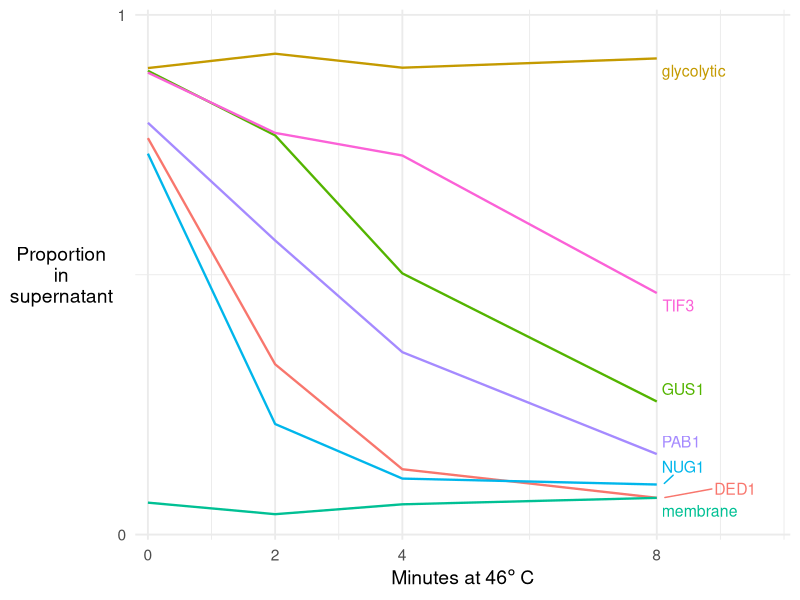

Write R code to recreate this figure.
## ---- chunk 1
# install.packages(c("shiny","data.table","ggplot2","devtools"))
# devtools::install_github("aoles/shinyURL")
# query strings:
# psup_shiny/?ids=PGK1,OLA1,PMA1&idType=gene&interval=F&plotType=time
# psup_shiny/?ids=YER165W&idType=orf&interval=T&plotType=time

# To publish:
# runGitHub( "psup_shiny", "dad")
# and Publish

#library(shiny)
library(ggplot2)
library(ggrepel)
library(tidyverse)
#library(shinyURL)
## ---- chunk 2
ps_dt = read_tsv("./scer_aggregation_psup_long.txt", comment='#')

theme_set(theme_minimal(base_size=14) %+replace% theme(legend.position="none"))
## ---- chunk 3

splitstring = function(s) {
  # Take string formatted as "ribosomal=RPS1, RPS2; glycolytic=GLK1,TDH3" and split into a
  # list(ribosomal=('RPS1','RPS2'), glycolytic=c('GLK1','TDH3'))
  # e.g. ribosomal=RPL32,RPL4A,RPL19A,RPS9B,RPL21A,RPS29B,RPL31A,RPL35A,RPL4B; glycolytic=GLK1,TDH3; agg=ded1, pab1; pma1; pgk1
  classes = str_split(s,';')[[1]]
  
  x = sapply(classes, function(ss) {
    res = str_split(ss,'=')[[1]]
    if (length(res)==2){
      label=gsub("[[:space:]]",'',res[1])
      genenames = res[2]
    } else {
      # No label; use gene as label
      trimname = gsub("[[:space:]]",'',res[1])
      label=toupper(trimname)
      genenames = trimname
    }
    genes=toupper(gsub("[[:space:]]", "", str_split(genenames,',')[[1]]))
    g = list(g=genes)
    names(g)[1] = label
    g
  }, USE.NAMES = F)
  x
}

scale_y_pSup = function(name=NULL) {
    list(scale_y_continuous(name,expand=c(0.01,0),limits=c(0,1),
                       #breaks=seq(0,1,.25),labels=c("0","","0.5","","1"))
                       breaks=c(0,1)),
         theme(axis.title.y=element_text(angle=0, vjust=0.5)))
}

scale_time = function(name=expression("Minutes at "*46*degree~C*""),
                       text=TRUE) {
    if (text) {
        mylim=c(0,9.9)
    } else {
        mylim=c(0,8)
    }
    scale_x_continuous(name,expand=c(0.01,0.1),limits=mylim,
                       breaks=c(0,2,4,8))
}

plotmygenes = function(mygenes,data=ps_dt,
                        tempexps=c("30C.rep2","37C.8min","42C.8min","46C.8min"),
                        temps=c(30,37,42,46), tempbreaks=temps,
                        timeexps=c("30C.rep1","46C.2min","46C.4min","46C.8min"),
                        times=c(0,2,4,8), 
                        errorbars=FALSE,linewidth=0.8,
                        idType=c("gene","orf")) {
    names(temps) = tempexps
    names(times) = timeexps
    
    if(idType=="gene") {
        ps_dt_temp = ps_dt |> filter(gene %in% mygenes & experiment %in% tempexps)
        ps_dt_time = ps_dt |> filter(gene %in% mygenes & experiment %in% timeexps)
    } else if(idType=="orf") {
        ps_dt_temp = ps_dt |> filter(orf %in% mygenes & experiment %in% tempexps)
        ps_dt_time = ps_dt |> filter(orf %in% mygenes & experiment %in% timeexps)
    } else {
        stop("idType must be gene or orf")
    }
    ps_dt_temp$temp = temps[ps_dt_temp$experiment ]
    plot_temp = ggplot(data=ps_dt_temp,
                        aes(x=.data[["temp"]],y=.data[["psup"]],ymin=.data[["psup.lo"]],ymax=.data[["psup.hi"]],
                                   colour=idType,label=idType)) +
        geom_line(linewidth=linewidth) + 
        geom_text_repel(size=4,data=ps_dt_temp |> filter(temp==max(temps)),
                  aes(x=max(temp)+0.5,y=psup), xlim=c(46,52)) +
        coord_cartesian(xlim=c(30,52)) +
#        scale_x_continuous(expression("Temperature "*(degree*C)*" of 8 min. treatment"),
        scale_x_continuous("Temperature (\u00b0C) of 8 min. treatment",
            breaks=tempbreaks,labels=tempbreaks, expand=c(0,0)) +
        scale_y_pSup("Proportion\nin\nsupernatant")
    
    ps_dt_time$time = times[ps_dt_time$experiment ]
    
    plot_time = ggplot(data=ps_dt_time,
                        aes_string(x="time",y="psup",ymin="psup.lo",ymax="psup.hi",
                                   colour=idType,label=idType)) +
        geom_line(size=linewidth) +
        geom_text_repel(size=4,data=subset(ps_dt_time,time==max(times)),
                  aes(x=max(time)+0.1,y=psup), xlim=c(8,12)) +
        scale_y_pSup("Proportion\nin\nsupernatant") + scale_time()
    
    if (errorbars) {
        plot_temp = plot_temp + geom_pointrange()
        plot_time = plot_time + geom_pointrange()
    }
    
    return(list(plot_time=plot_time,plot_temp=plot_temp))

}

plotgenes_categories = function(gene_cat_list,data=ps_dt,
                        tempexps=c("30C.rep2","37C.8min","42C.8min","46C.8min"),
                        temps=c(30,37,42,46), tempbreaks=temps,
                        timeexps=c("30C.rep1","46C.2min","46C.4min","46C.8min"),
                        times=c(0,2,4,8), 
                        errorbars=FALSE,linewidth=0.8,
                        idType=c("gene","orf")) {
    names(temps) = tempexps
    names(times) = timeexps
    
    if (!is_list(gene_cat_list)) {
      gene_cat_list = list("<unnamed>"=gene_cat_list)
    }

    ps_dt_temp_all = bind_rows(lapply(names(gene_cat_list), function(cat) {
        mygenes = gene_cat_list[[cat]]
        ps_dt |> filter(.data[[idType]] %in% mygenes & experiment %in% tempexps) |> mutate(category=cat)
     }))
    
    ps_dt_time_all = bind_rows(lapply(names(gene_cat_list), function(cat) {
        mygenes = gene_cat_list[[cat]]
        ps_dt |> filter(.data[[idType]] %in% mygenes & experiment %in% timeexps) |> mutate(category=cat)
     }))
    
    # Summarize by category
    ps_dt_temp = ps_dt_temp_all |> group_by(experiment, category) |> summarise(sd=sd(psup,na.rm=T), se=sd/sqrt(n()), psup=mean(psup), psup.lo=psup-sd, psup.hi=psup+sd, category=first(category))
    ps_dt_time = ps_dt_time_all |> group_by(experiment, category) |> summarise(sd=sd(psup,na.rm=T), se=sd/sqrt(n()), psup=mean(psup), psup.lo=psup-sd, psup.hi=psup+sd, category=first(category))
    
    ps_dt_temp$temp = temps[ps_dt_temp$experiment ]
    plot_temp = ggplot(data=ps_dt_temp,
                        aes(x=.data[["temp"]],y=.data[["psup"]],ymin=.data[["psup.lo"]],ymax=.data[["psup.hi"]],
                                   colour=category,label=category)) +
        geom_line(linewidth=linewidth) + 
        geom_text_repel(size=4,data=ps_dt_temp |> filter(temp==max(temps)),
                  aes(x=max(temps)+0.5,y=psup), xlim=c(46,52)) +
        coord_cartesian(xlim=c(30,52)) +
#        scale_x_continuous(expression("Temperature "*(degree*C)*" of 8 min. treatment"),
        scale_x_continuous("Temperature (\u00b0C) of 8 min. treatment",
            breaks=tempbreaks,labels=tempbreaks, expand=c(0,0)) +
        scale_y_pSup("Proportion\nin\nsupernatant")
    
    ps_dt_time$time = times[ps_dt_time$experiment ]
    
    plot_time = ggplot(data=ps_dt_time,
                        aes(x=.data[["time"]],y=.data[["psup"]],ymin=.data[["psup.lo"]],ymax=.data[["psup.hi"]],
                                   colour=category,label=category)) +
        geom_line(size=linewidth) +
        geom_text_repel(size=4,data=subset(ps_dt_time,time==max(times)),
                  aes(x=max(times)+0.1,y=psup), xlim=c(8,12)) +
        scale_y_pSup("Proportion\nin\nsupernatant") + scale_time()
    
    if (errorbars) {
        plot_temp = plot_temp + geom_pointrange()
        plot_time = plot_time + geom_pointrange()
    }
    
    return(list(plot_time=plot_time,plot_temp=plot_temp))

}
## ---- chunk 4
plot_from_input = function(s, errorbars, idType) {
  if (grepl('=',s,fixed=TRUE)) { 
    # This is a named list
    ids = splitstring(s)
    #print(paste("named categories:",ids))
    fun = plotgenes_categories
  } else {
    ids = toupper(strsplit(gsub(" ", "", s, fixed = TRUE),",")[[1]])
    #print(paste("flat list:",ids))
    fun = plotmygenes
  }
  print(ids)
  print(idType)
  fun(ids, errorbars=errorbars, idType=idType)
}

#the_string = "ribosomal=RPL32,RPL4A,RPL19A,RPS9B,RPL21A,RPS29B,RPL31A,RPL35A,RPL4B; glycolytic=GLK1,TDH3; agg=ded1, pab1; pma1; pgk1"
the_string = "glycolytic=PGK1,GLK1,TDH3; pab1; nug1; ded1; tif3; gus1; membrane=srp61,por1;"
splitstring(the_string)
#plot_from_input("PAB1,PGK1,PMA1", FALSE, "gene")
res = plot_from_input(the_string, FALSE, "gene")
ribgenes = unique(unlist(ps_dt |> filter(substring(gene, 1,3) %in% c('RPL','RPS')) |> select(gene)))
#rib2genes = setdiff(ribgenes, c('RPL23B','RPS14B','RPL38','RPL39','RPS27'))
#agggenes = c('PAB1','DED1','XRN1','DCP1','NUG1','OLA1')
#p = plotgenes_categories(list("ribosomal"=ribgenes, "aggregator"=agggenes), idType='gene', errorbars = TRUE)
#p$plot_temp
ggsave("agg-spectrum.pdf", 
       res$plot_time,
       width = 8,
       height = 8,
       units = "cm", bg = "transparent", create.dir=TRUE)
